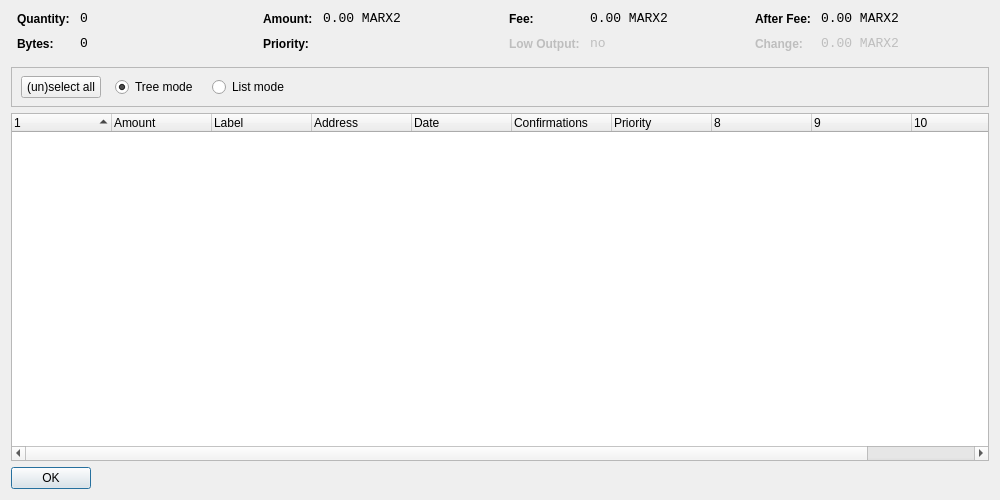
<?xml version="1.0" encoding="UTF-8"?>
<ui version="4.0">
 <class>CoinControlDialog</class>
 <widget class="QDialog" name="CoinControlDialog">
  <property name="geometry">
   <rect>
    <x>0</x>
    <y>0</y>
    <width>1000</width>
    <height>500</height>
   </rect>
  </property>
  <property name="windowTitle">
   <string>Coin Control</string>
  </property>
  <layout class="QVBoxLayout" name="verticalLayout">
   <item>
    <layout class="QHBoxLayout" name="horizontalLayoutTop" stretch="0,0,0,0">
     <property name="topMargin">
      <number>0</number>
     </property>
     <property name="bottomMargin">
      <number>10</number>
     </property>
     <item>
      <layout class="QFormLayout" name="formLayoutCoinControl1">
       <property name="horizontalSpacing">
        <number>10</number>
       </property>
       <property name="verticalSpacing">
        <number>10</number>
       </property>
       <property name="leftMargin">
        <number>6</number>
       </property>
       <property name="rightMargin">
        <number>6</number>
       </property>
       <item row="0" column="0">
        <widget class="QLabel" name="labelCoinControlQuantityText">
         <property name="styleSheet">
          <string notr="true">font-weight:bold;</string>
         </property>
         <property name="text">
          <string>Quantity:</string>
         </property>
        </widget>
       </item>
       <item row="0" column="1">
        <widget class="QLabel" name="labelCoinControlQuantity">
         <property name="font">
          <font>
           <family>Monospace</family>
           <pointsize>10</pointsize>
          </font>
         </property>
         <property name="cursor">
          <cursorShape>IBeamCursor</cursorShape>
         </property>
         <property name="contextMenuPolicy">
          <enum>Qt::ActionsContextMenu</enum>
         </property>
         <property name="text">
          <string notr="true">0</string>
         </property>
         <property name="textInteractionFlags">
          <set>Qt::LinksAccessibleByMouse|Qt::TextSelectableByKeyboard|Qt::TextSelectableByMouse</set>
         </property>
        </widget>
       </item>
       <item row="1" column="0">
        <widget class="QLabel" name="labelCoinControlBytesText">
         <property name="styleSheet">
          <string notr="true">font-weight:bold;</string>
         </property>
         <property name="text">
          <string>Bytes:</string>
         </property>
        </widget>
       </item>
       <item row="1" column="1">
        <widget class="QLabel" name="labelCoinControlBytes">
         <property name="font">
          <font>
           <family>Monospace</family>
           <pointsize>10</pointsize>
          </font>
         </property>
         <property name="cursor">
          <cursorShape>IBeamCursor</cursorShape>
         </property>
         <property name="contextMenuPolicy">
          <enum>Qt::ActionsContextMenu</enum>
         </property>
         <property name="text">
          <string notr="true">0</string>
         </property>
         <property name="textInteractionFlags">
          <set>Qt::LinksAccessibleByMouse|Qt::TextSelectableByKeyboard|Qt::TextSelectableByMouse</set>
         </property>
        </widget>
       </item>
      </layout>
     </item>
     <item>
      <layout class="QFormLayout" name="formLayoutCoinControl2">
       <property name="horizontalSpacing">
        <number>10</number>
       </property>
       <property name="verticalSpacing">
        <number>10</number>
       </property>
       <property name="leftMargin">
        <number>6</number>
       </property>
       <property name="rightMargin">
        <number>6</number>
       </property>
       <item row="0" column="0">
        <widget class="QLabel" name="labelCoinControlAmountText">
         <property name="styleSheet">
          <string notr="true">font-weight:bold;</string>
         </property>
         <property name="text">
          <string>Amount:</string>
         </property>
        </widget>
       </item>
       <item row="0" column="1">
        <widget class="QLabel" name="labelCoinControlAmount">
         <property name="font">
          <font>
           <family>Monospace</family>
           <pointsize>10</pointsize>
          </font>
         </property>
         <property name="cursor">
          <cursorShape>IBeamCursor</cursorShape>
         </property>
         <property name="contextMenuPolicy">
          <enum>Qt::ActionsContextMenu</enum>
         </property>
         <property name="text">
          <string notr="true">0.00 MARX2</string>
         </property>
         <property name="textInteractionFlags">
          <set>Qt::LinksAccessibleByMouse|Qt::TextSelectableByKeyboard|Qt::TextSelectableByMouse</set>
         </property>
        </widget>
       </item>
       <item row="1" column="0">
        <widget class="QLabel" name="labelCoinControlPriorityText">
         <property name="styleSheet">
          <string notr="true">font-weight:bold;</string>
         </property>
         <property name="text">
          <string>Priority:</string>
         </property>
        </widget>
       </item>
       <item row="1" column="1">
        <widget class="QLabel" name="labelCoinControlPriority">
         <property name="font">
          <font>
           <family>Monospace</family>
           <pointsize>10</pointsize>
          </font>
         </property>
         <property name="cursor">
          <cursorShape>IBeamCursor</cursorShape>
         </property>
         <property name="contextMenuPolicy">
          <enum>Qt::ActionsContextMenu</enum>
         </property>
         <property name="text">
          <string/>
         </property>
         <property name="textInteractionFlags">
          <set>Qt::LinksAccessibleByMouse|Qt::TextSelectableByKeyboard|Qt::TextSelectableByMouse</set>
         </property>
        </widget>
       </item>
      </layout>
     </item>
     <item>
      <layout class="QFormLayout" name="formLayoutCoinControl3">
       <property name="horizontalSpacing">
        <number>10</number>
       </property>
       <property name="verticalSpacing">
        <number>10</number>
       </property>
       <property name="leftMargin">
        <number>6</number>
       </property>
       <property name="rightMargin">
        <number>6</number>
       </property>
       <item row="0" column="0">
        <widget class="QLabel" name="labelCoinControlFeeText">
         <property name="styleSheet">
          <string notr="true">font-weight:bold;</string>
         </property>
         <property name="text">
          <string>Fee:</string>
         </property>
        </widget>
       </item>
       <item row="0" column="1">
        <widget class="QLabel" name="labelCoinControlFee">
         <property name="font">
          <font>
           <family>Monospace</family>
           <pointsize>10</pointsize>
          </font>
         </property>
         <property name="cursor">
          <cursorShape>IBeamCursor</cursorShape>
         </property>
         <property name="contextMenuPolicy">
          <enum>Qt::ActionsContextMenu</enum>
         </property>
         <property name="text">
          <string notr="true">0.00 MARX2</string>
         </property>
         <property name="textInteractionFlags">
          <set>Qt::LinksAccessibleByMouse|Qt::TextSelectableByKeyboard|Qt::TextSelectableByMouse</set>
         </property>
        </widget>
       </item>
       <item row="1" column="0">
        <widget class="QLabel" name="labelCoinControlLowOutputText">
         <property name="enabled">
          <bool>false</bool>
         </property>
         <property name="styleSheet">
          <string notr="true">font-weight:bold;</string>
         </property>
         <property name="text">
          <string>Low Output:</string>
         </property>
        </widget>
       </item>
       <item row="1" column="1">
        <widget class="QLabel" name="labelCoinControlLowOutput">
         <property name="enabled">
          <bool>false</bool>
         </property>
         <property name="font">
          <font>
           <family>Monospace</family>
           <pointsize>10</pointsize>
          </font>
         </property>
         <property name="cursor">
          <cursorShape>IBeamCursor</cursorShape>
         </property>
         <property name="contextMenuPolicy">
          <enum>Qt::ActionsContextMenu</enum>
         </property>
         <property name="text">
          <string notr="true">no</string>
         </property>
         <property name="textInteractionFlags">
          <set>Qt::LinksAccessibleByMouse|Qt::TextSelectableByKeyboard|Qt::TextSelectableByMouse</set>
         </property>
        </widget>
       </item>
      </layout>
     </item>
     <item>
      <layout class="QFormLayout" name="formLayoutCoinControl4">
       <property name="horizontalSpacing">
        <number>10</number>
       </property>
       <property name="verticalSpacing">
        <number>10</number>
       </property>
       <property name="leftMargin">
        <number>6</number>
       </property>
       <property name="rightMargin">
        <number>6</number>
       </property>
       <item row="0" column="0">
        <widget class="QLabel" name="labelCoinControlAfterFeeText">
         <property name="styleSheet">
          <string notr="true">font-weight:bold;</string>
         </property>
         <property name="text">
          <string>After Fee:</string>
         </property>
        </widget>
       </item>
       <item row="0" column="1">
        <widget class="QLabel" name="labelCoinControlAfterFee">
         <property name="font">
          <font>
           <family>Monospace</family>
           <pointsize>10</pointsize>
          </font>
         </property>
         <property name="cursor">
          <cursorShape>IBeamCursor</cursorShape>
         </property>
         <property name="contextMenuPolicy">
          <enum>Qt::ActionsContextMenu</enum>
         </property>
         <property name="text">
          <string notr="true">0.00 MARX2</string>
         </property>
         <property name="textInteractionFlags">
          <set>Qt::LinksAccessibleByMouse|Qt::TextSelectableByKeyboard|Qt::TextSelectableByMouse</set>
         </property>
        </widget>
       </item>
       <item row="1" column="0">
        <widget class="QLabel" name="labelCoinControlChangeText">
         <property name="enabled">
          <bool>false</bool>
         </property>
         <property name="styleSheet">
          <string notr="true">font-weight:bold;</string>
         </property>
         <property name="text">
          <string>Change:</string>
         </property>
        </widget>
       </item>
       <item row="1" column="1">
        <widget class="QLabel" name="labelCoinControlChange">
         <property name="enabled">
          <bool>false</bool>
         </property>
         <property name="font">
          <font>
           <family>Monospace</family>
           <pointsize>10</pointsize>
          </font>
         </property>
         <property name="cursor">
          <cursorShape>IBeamCursor</cursorShape>
         </property>
         <property name="contextMenuPolicy">
          <enum>Qt::ActionsContextMenu</enum>
         </property>
         <property name="text">
          <string notr="true">0.00 MARX2</string>
         </property>
         <property name="textInteractionFlags">
          <set>Qt::LinksAccessibleByMouse|Qt::TextSelectableByKeyboard|Qt::TextSelectableByMouse</set>
         </property>
        </widget>
       </item>
      </layout>
     </item>
    </layout>
   </item>
   <item>
    <widget class="QFrame" name="frame">
     <property name="minimumSize">
      <size>
       <width>0</width>
       <height>40</height>
      </size>
     </property>
     <property name="frameShape">
      <enum>QFrame::StyledPanel</enum>
     </property>
     <property name="frameShadow">
      <enum>QFrame::Sunken</enum>
     </property>
     <widget class="QWidget" name="horizontalLayoutWidget">
      <property name="geometry">
       <rect>
        <x>10</x>
        <y>0</y>
        <width>781</width>
        <height>41</height>
       </rect>
      </property>
      <layout class="QHBoxLayout" name="horizontalLayoutPanel" stretch="0,0,0,0">
       <property name="spacing">
        <number>14</number>
       </property>
       <item>
        <widget class="QPushButton" name="pushButtonSelectAll">
         <property name="sizePolicy">
          <sizepolicy hsizetype="Maximum" vsizetype="Fixed">
           <horstretch>0</horstretch>
           <verstretch>0</verstretch>
          </sizepolicy>
         </property>
         <property name="text">
          <string>(un)select all</string>
         </property>
        </widget>
       </item>
       <item>
        <widget class="QRadioButton" name="radioTreeMode">
         <property name="sizePolicy">
          <sizepolicy hsizetype="Maximum" vsizetype="Fixed">
           <horstretch>0</horstretch>
           <verstretch>0</verstretch>
          </sizepolicy>
         </property>
         <property name="text">
          <string>Tree mode</string>
         </property>
         <property name="checked">
          <bool>true</bool>
         </property>
        </widget>
       </item>
       <item>
        <widget class="QRadioButton" name="radioListMode">
         <property name="sizePolicy">
          <sizepolicy hsizetype="Maximum" vsizetype="Fixed">
           <horstretch>0</horstretch>
           <verstretch>0</verstretch>
          </sizepolicy>
         </property>
         <property name="text">
          <string>List mode</string>
         </property>
        </widget>
       </item>
       <item>
        <spacer name="horizontalSpacer">
         <property name="orientation">
          <enum>Qt::Horizontal</enum>
         </property>
         <property name="sizeHint" stdset="0">
          <size>
           <width>40</width>
           <height>20</height>
          </size>
         </property>
        </spacer>
       </item>
      </layout>
     </widget>
    </widget>
   </item>
   <item>
    <widget class="CoinControlTreeWidget" name="treeWidget">
     <property name="contextMenuPolicy">
      <enum>Qt::CustomContextMenu</enum>
     </property>
     <property name="sortingEnabled">
      <bool>false</bool>
     </property>
     <property name="columnCount">
      <number>11</number>
     </property>
     <attribute name="headerShowSortIndicator" stdset="0">
      <bool>true</bool>
     </attribute>
     <attribute name="headerStretchLastSection">
      <bool>false</bool>
     </attribute>
     <column>
      <property name="text">
       <string/>
      </property>
     </column>
     <column>
      <property name="text">
       <string>Amount</string>
      </property>
     </column>
     <column>
      <property name="text">
       <string>Label</string>
      </property>
     </column>
     <column>
      <property name="text">
       <string>Address</string>
      </property>
     </column>
     <column>
      <property name="text">
       <string>Date</string>
      </property>
     </column>
     <column>
      <property name="text">
       <string>Confirmations</string>
      </property>
      <property name="toolTip">
       <string>Confirmed</string>
      </property>
     </column>
     <column>
      <property name="text">
       <string>Priority</string>
      </property>
     </column>
     <column>
      <property name="text">
       <string/>
      </property>
     </column>
     <column>
      <property name="text">
       <string/>
      </property>
     </column>
     <column>
      <property name="text">
       <string/>
      </property>
     </column>
     <column>
      <property name="text">
       <string/>
      </property>
     </column>
    </widget>
   </item>
   <item>
    <widget class="QDialogButtonBox" name="buttonBox">
     <property name="sizePolicy">
      <sizepolicy hsizetype="Maximum" vsizetype="Fixed">
       <horstretch>0</horstretch>
       <verstretch>0</verstretch>
      </sizepolicy>
     </property>
     <property name="orientation">
      <enum>Qt::Horizontal</enum>
     </property>
     <property name="standardButtons">
      <set>QDialogButtonBox::Ok</set>
     </property>
    </widget>
   </item>
  </layout>
 </widget>
 <customwidgets>
  <customwidget>
   <class>CoinControlTreeWidget</class>
   <extends>QTreeWidget</extends>
   <header>coincontroltreewidget.h</header>
  </customwidget>
 </customwidgets>
 <resources/>
 <connections/>
</ui>
